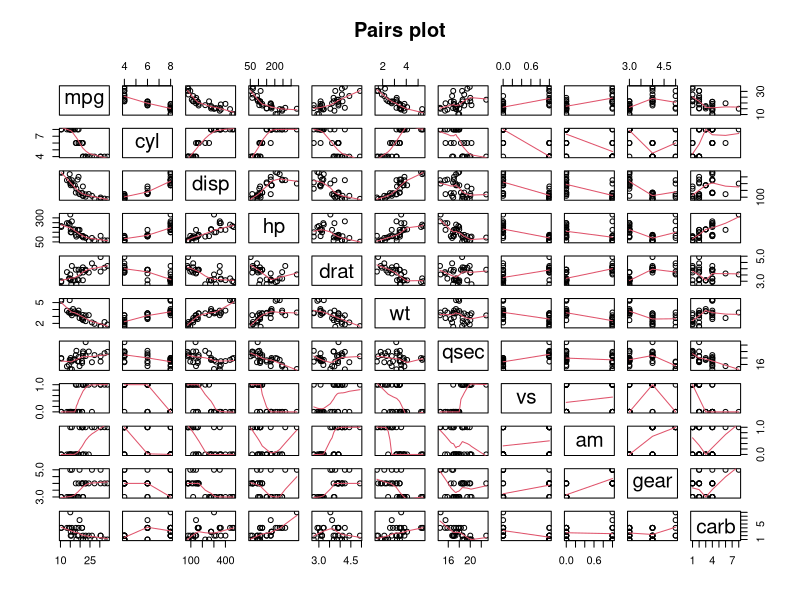
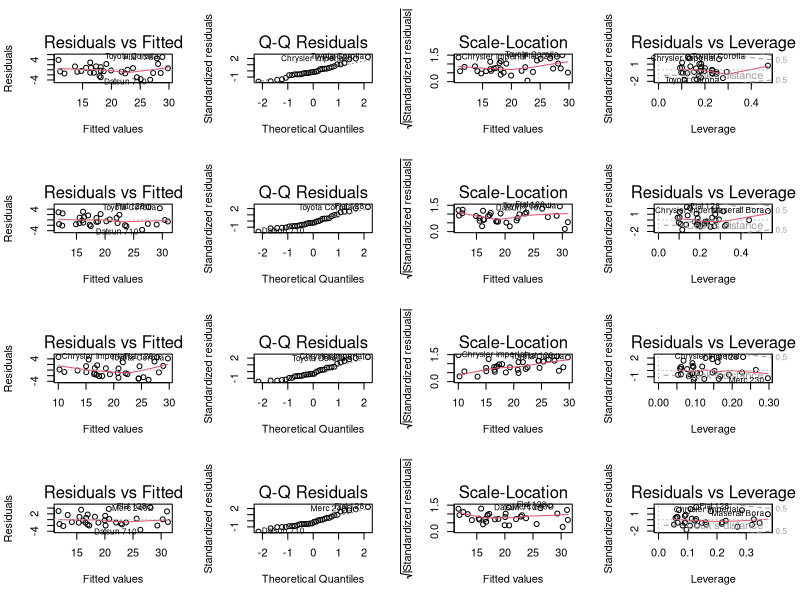

These charts were generated, in order, by the following R code:
## ---- chunk 1
data(mtcars)
str(mtcars)
## ---- chunk 2
mtcars_org = mtcars;
for (i in c('am', 'carb', 'cyl', 'gear', 'vs') ) {
  mtcars[[i]] <- factor(mtcars[[i]]);
}
levels(mtcars$am) <- c("automatic", "manual")
## ---- chunk 3
cor(mtcars_org, use="pairwise.complete.obs", method="kendall")
## ---- chunk 4
null = lm(mpg ~ 1, data = mtcars);
full = lm(mpg ~ ., data = mtcars);

forward <- step(null, scope=list(lower=null, upper=full), direction="forward");
backward <- step(full, data=mtcars, direction="backward");
stepwise <- step(null, scope = list(upper=full), data=mtcars, direction="both");
## ---- chunk 5
null_org = lm(mpg ~ 1, data = mtcars_org);
full_org = lm(mpg ~ ., data = mtcars_org);
forward_org <- step(null_org, scope=list(lower=null_org, upper=full_org), direction="forward");
backward_org <- step(full_org, data=mtcars_org, direction="backward");
stepwise_org <- step(null_org, scope = list(upper=full_org), data=mtcars_org, direction="both");
## ---- chunk 6
model <- lm( mpg ~ wt + cyl + hp + am, data = mtcars )
## ---- chunk 7
model2 <- lm( mpg ~ wt + cyl + hp + am + wt:am, data = mtcars )
## ---- chunk 8
model_org <- lm( mpg ~ wt + qsec + am, data = mtcars_org )
## ---- chunk 9
model_org2 <- lm( mpg ~ wt + qsec + am + wt:am, data = mtcars_org ) 
## ---- chunk 10
summary( model)$coef
## ---- chunk 11
summary( model2)$coef
## ---- chunk 12
summary( model_org)$coef
## ---- chunk 13
summary( model_org2)$coef
## ---- chunk 14
pairs(mtcars_org, panel = panel.smooth, main = "Pairs plot")
## ---- chunk 15
par(mfrow = c(4, 4));
plot(model);plot(model2);plot(model_org);plot(model_org2);
